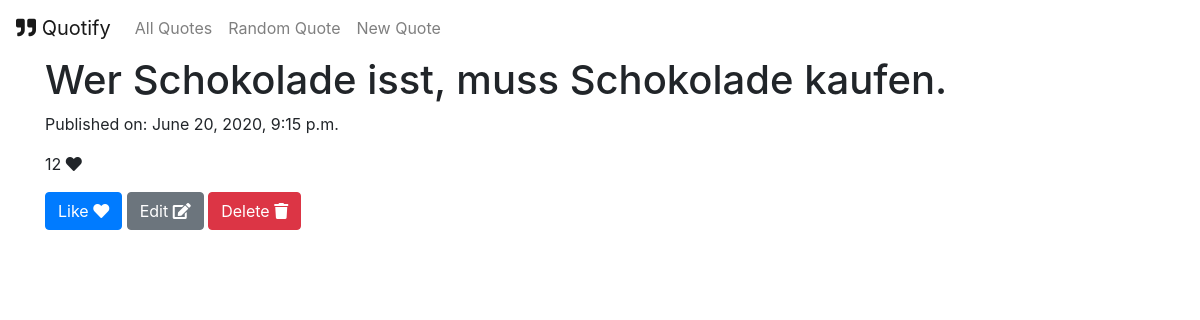
The app's page /quotes/1/ with its own data.
### quotes/models.py (models this page shows, shortened)
class Quote(models.Model):
    quote_text = models.CharField(max_length=1000)
    pub_date = models.DateTimeField('date published', auto_now=True)
    likes = models.IntegerField(default=0)

### quotes/views.py (the view)
# urls.py: path('<int:pk>/', views.DetailView.as_view(), name='detail'),
class DetailView(generic.DetailView):
    model = Quote
    template_name = 'quotes/detail.html'

### quotes/templates/quotes/detail.html
{% extends 'quotes/base.html' %}
{% block content %}
    <h1>{{ quote.quote_text }}</h1>
    <p>Published on: {{ quote.pub_date }}</p>
    <p>{{ quote.likes }} <i class="fas fa-heart"></i></p>
    <a class="btn btn-primary" href="{% url 'quotes:like' quote.id %}">Like <i class="fas fa-heart"></i></a>
    <a class="btn btn-secondary" href="{% url 'quotes:edit' quote.id %}">Edit <i class="fas fa-edit"></i></a>
    <a class="btn btn-danger" href="{% url 'quotes:delete' quote.id %}">Delete <i class="fas fa-trash"></i></a>
{% endblock %}

### records on screen
Quote: quote_text "Wer Schokolade isst, muss Schokolade kaufen.", pub_date "June 20, 2020, 9:15 p.m.", likes "12"
